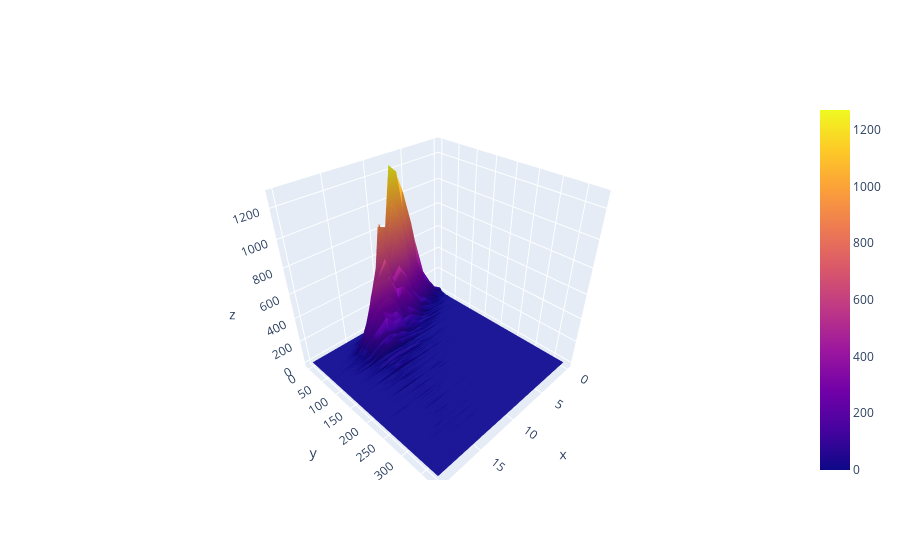

Here is the notebook cell this chart was saved with:
### Code cell
iplot([go.Surface(z=v)])

### Figure 1 — Plotly figure (JSON) as saved in the notebook; plotly's stock layout.template omitted (floating-point values rounded to 4 significant figures; data arrays with more than 128 entries replaced by an {"elided": "..."} marker saying what was removed)
{"data": [{"type": "surface", "z": {"elided": "379x21 int values"}}], "layout": {}}
